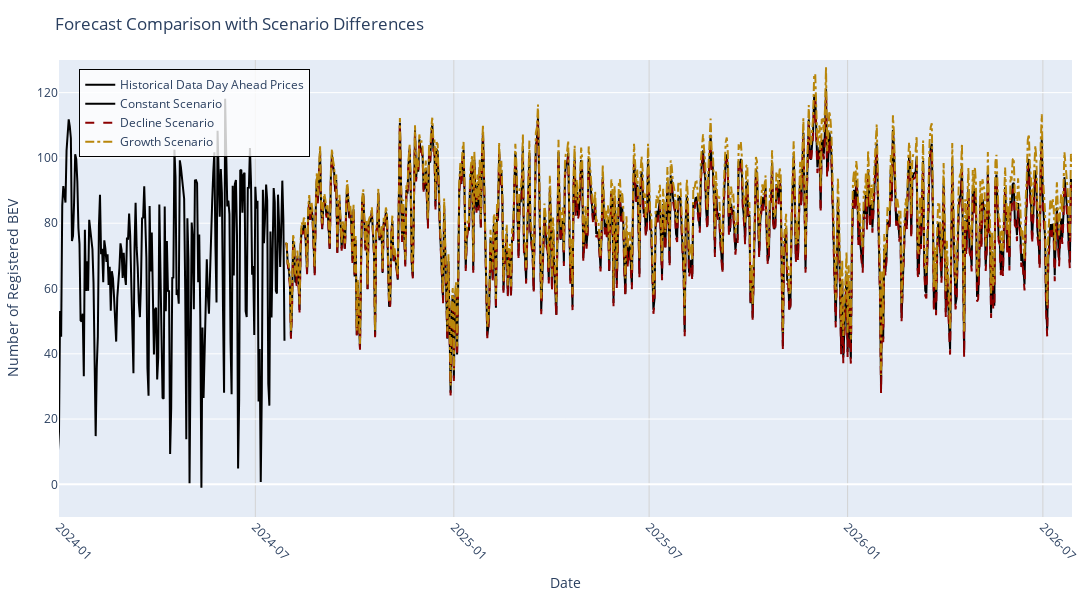

The cell this chart's notebook holds for it:
### Code cell
import pandas as pd
import plotly.graph_objs as go
import plotly.io as pio
import scienceplots
import matplotlib.pyplot as plt

# Apply the SciencePlots style
plt.style.use(['science', 'no-latex'])


# Plot the original forecasts with customized styles
trace_true = go.Scatter(
    x=merged_df['ds'],
    y=merged_df['Day_ahead_price (€/MWh)'],
    mode='lines',
    name='Historical Data Day Ahead Prices',
    line=dict(color='black', width=2)
)

trace_constant = go.Scatter(
    x=merged_df['ds'],
    y=merged_df['yhat_constant'],
    mode='lines',
    name='Constant Scenario',
    line=dict(color='black', dash='solid', width=2)
)

trace_decline = go.Scatter(
    x=merged_df['ds'],
    y=merged_df['yhat_decline'],
    mode='lines',
    name='Decline Scenario',
    line=dict(color='darkred', dash='dash', width=2)
)

trace_growth = go.Scatter(
    x=merged_df['ds'],
    y=merged_df['yhat_growth'],
    mode='lines',
    name='Growth Scenario',
    line=dict(color='darkgoldenrod', dash='dashdot', width=2)
)

# Create the figure and add all traces
fig = go.Figure()
fig.add_trace(trace_true)
fig.add_trace(trace_constant)
fig.add_trace(trace_decline)
fig.add_trace(trace_growth)

# Customize the layout with a style similar to the provided plot
fig.update_layout(
    title='Forecast Comparison with Scenario Differences',
    xaxis_title='Date',
    yaxis_title='Number of Registered BEV',  # Modify title to match your style
    xaxis=dict(
        range=['2024-01-01', merged_df['ds'].max()],
        tickformat='%Y-%m',  # Format date labels
        showgrid=True,
        gridcolor='lightgrey',
        tickangle=45
    ),
    yaxis=dict(range=[-10, 130]),
    legend=dict(
        x=0.02,   # Position the legend inside the plot area
        y=0.98,
        # Semi-transparent white background
        bgcolor="rgba(255, 255, 255, 0.8)",
        bordercolor="black",
        borderwidth=1,
        font=dict(size=12)
    ),
    margin=dict(t=60, b=40, l=40, r=20),
    width=1200,
    height=600
)

# Show the plot
pio.show(fig)

### Figure 1 — Plotly figure (JSON) as saved in the notebook; plotly's stock layout.template omitted (floating-point values rounded to 4 significant figures; data arrays with more than 128 entries replaced by an {"elided": "..."} marker saying what was removed)
{"data": [{"line": {"color": "black", "width": 2}, "mode": "lines", "name": "Historical Data Day Ahead Prices", "type": "scatter", "x": {"elided": "5316 str values"}, "y": {"elided": "5316 float values"}}, {"line": {"color": "black", "dash": "solid", "width": 2}, "mode": "lines", "name": "Constant Scenario", "type": "scatter", "x": {"elided": "5316 str values"}, "y": {"elided": "5316 float values"}}, {"line": {"color": "darkred", "dash": "dash", "width": 2}, "mode": "lines", "name": "Decline Scenario", "type": "scatter", "x": {"elided": "5316 str values"}, "y": {"elided": "5316 float values"}}, {"line": {"color": "darkgoldenrod", "dash": "dashdot", "width": 2}, "mode": "lines", "name": "Growth Scenario", "type": "scatter", "x": {"elided": "5316 str values"}, "y": {"elided": "5316 float values"}}], "layout": {"height": 600, "legend": {"bgcolor": "rgba(255, 255, 255, 0.8)", "bordercolor": "black", "borderwidth": 1, "font": {"size": 12}, "x": 0.02, "y": 0.98}, "margin": {"b": 40, "l": 40, "r": 20, "t": 60}, "title": {"text": "Forecast Comparison with Scenario Differences"}, "width": 1200, "xaxis": {"gridcolor": "lightgrey", "range": ["2024-01-01", "2026-07-28"], "showgrid": true, "tickangle": 45, "tickformat": "%Y-%m", "title": {"text": "Date"}}, "yaxis": {"range": [-10, 130], "title": {"text": "Number of Registered BEV"}}}}
